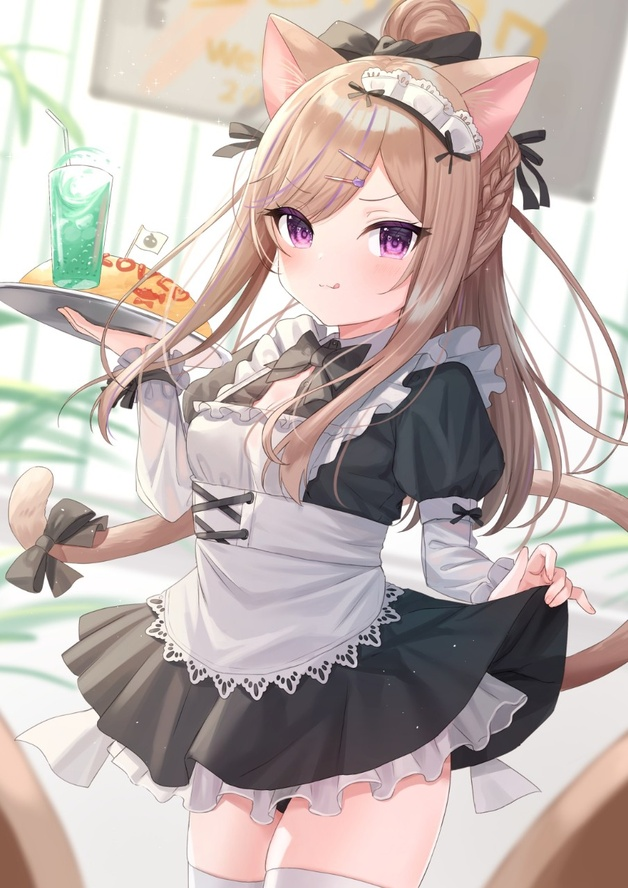
#> input picture 【练习测试】OpenCV/输入图片/2.jpg, 628 x 888 px, shrunk from 905 x 1279 before the run; its folder holds 4 pictures in this run
$ python '傅里叶变换.py'
#> lines starting #> are read from the running program, lines starting #| are printed output that depends on the picture
import traceback
import os
import pathlib
import numpy
import cv2
import random
import PIL
import PIL.Image
import PIL.ImageDraw
import PIL.ImageFont


nextline = lambda :print("")
def pause():
	nextline()
	os.system("pause")
def printshift(obj,n: int):
	间隔 = "\t" * n
	分行 = "\n" + 间隔
	if(not(isinstance(obj,str))):
		obj = repr(obj)
	print(间隔 + 分行.join(obj.split("\n")))

输入图片文件夹 = None
输出图片文件夹 = None

def main():
	图片路径 = pathlib.Path()
	# 路径为 pathlib.Path
	try:
		图片路径 = random.sample(tuple(输入图片文件夹.iterdir())[:-1],1)[0]
	# 路径为 str
	except AttributeError:
		try:
			图片路径 = pathlib.Path(random.sample(os.listdir(输入图片文件夹),1)[0])
		except:
			raise FileNotFoundError("未找到文件夹“{}”".format(输入图片文件夹))
	except FileNotFoundError:
		raise FileNotFoundError("未找到文件夹“{}”".format(输入图片文件夹))
	except:
		raise Exception("未知错误")
	print("获取图片    “{}”".format(图片路径))
	print()

	图片文件内容 = numpy.fromfile(图片路径,dtype=numpy.uint8)
	图片数据 = cv2.imdecode(图片文件内容, flags = cv2.IMREAD_COLOR)
#> 图片数据 is the input picture: shape (888, 628, 3); mean B, G, R 175.4, 179.6, 192.3
	图片长 = 图片数据.shape[1]
#> 图片长 = 628
	图片宽 = 图片数据.shape[0]
#> 图片宽 = 888
	对角线长 = numpy.sqrt(图片长*图片长+图片宽*图片宽)
#> 对角线长 = 1087.6
	print("图片数据：",type(图片数据),图片数据.shape,图片数据.dtype)
#| 图片数据： <class 'numpy.ndarray'> (888, 628, 3) uint8
	cv2.imshow("original",图片数据)
	cv2.waitKey()
	cv2.destroyAllWindows()

	蓝色数据, 绿色数据, 红色数据 = cv2.split(图片数据)
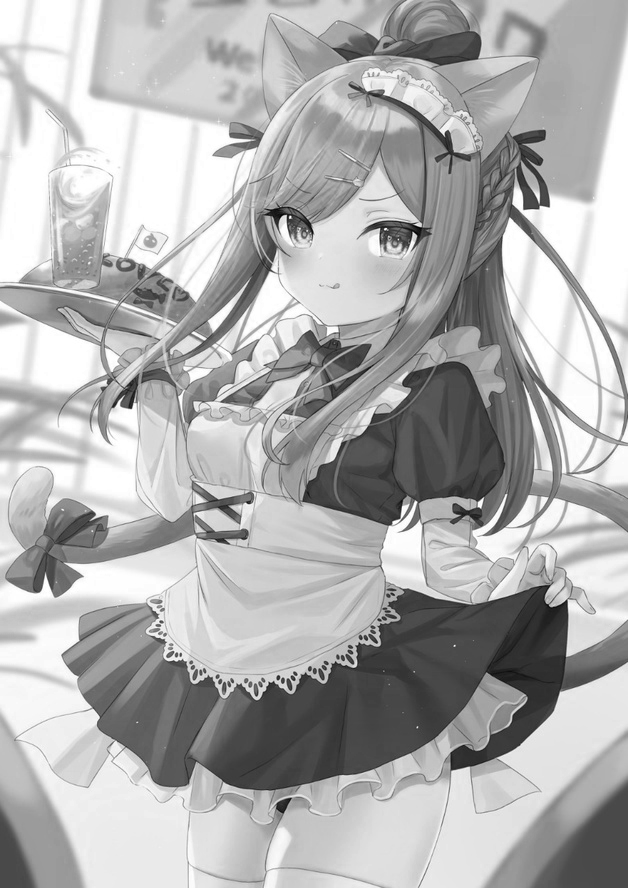
#> 蓝色数据: shape (888, 628); min 0, max 255, mean 175.4
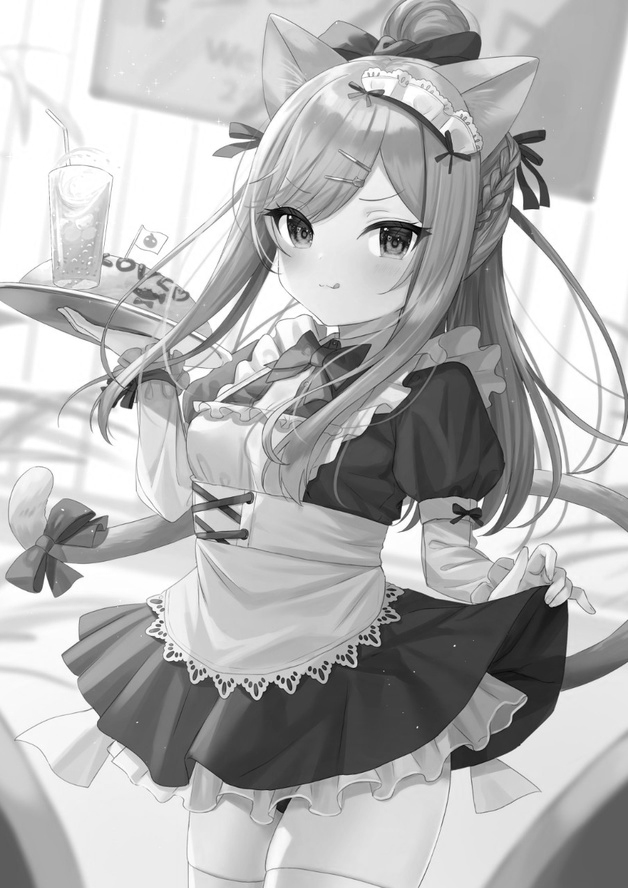
#> 绿色数据: shape (888, 628); min 0, max 255, mean 179.6
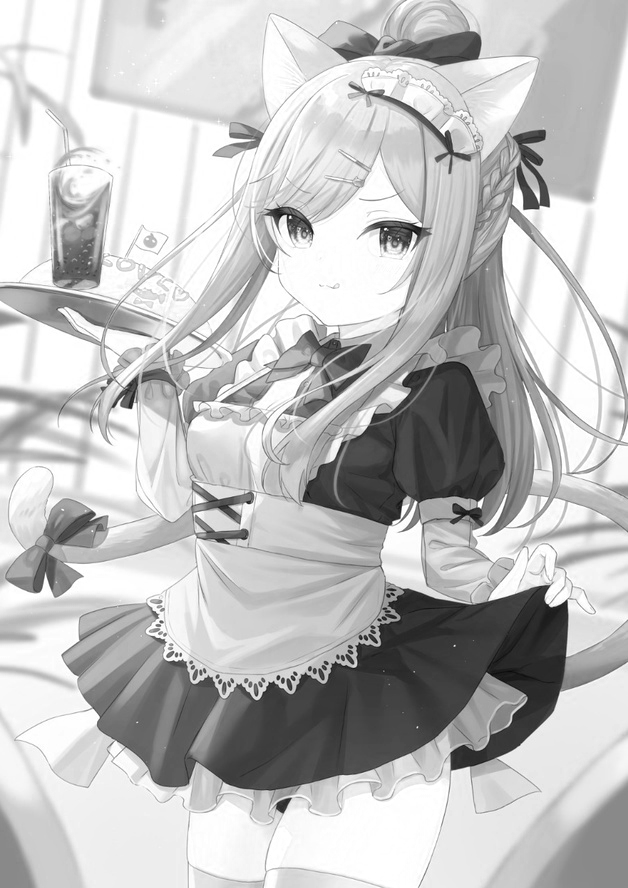
#> 红色数据: shape (888, 628); min 10, max 255, mean 192.3
	蓝色float数据 = numpy.asarray(蓝色数据, dtype="float")
	红色float数据 = numpy.asarray(红色数据, dtype="float")
	绿色float数据 = numpy.asarray(绿色数据, dtype="float")

	傅里叶变换数据_蓝色 = numpy.fft.fftshift(cv2.dft(蓝色float数据, flags=cv2.DFT_COMPLEX_OUTPUT))
	傅里叶变换数据_红色 = numpy.fft.fftshift(cv2.dft(红色float数据, flags=cv2.DFT_COMPLEX_OUTPUT))
	傅里叶变换数据_绿色 = numpy.fft.fftshift(cv2.dft(绿色float数据, flags=cv2.DFT_COMPLEX_OUTPUT))

	print("傅里叶变换数据_蓝色：",type(傅里叶变换数据_蓝色), 傅里叶变换数据_蓝色.shape)
#| 傅里叶变换数据_蓝色： <class 'numpy.ndarray'> (888, 628, 2)
	print("傅里叶变换数据_红色：",type(傅里叶变换数据_红色), 傅里叶变换数据_红色.shape)
#| 傅里叶变换数据_红色： <class 'numpy.ndarray'> (888, 628, 2)
	print("傅里叶变换数据_绿色：",type(傅里叶变换数据_绿色), 傅里叶变换数据_绿色.shape)
#| 傅里叶变换数据_绿色： <class 'numpy.ndarray'> (888, 628, 2)

	cv2.imshow("blue  real",    傅里叶变换数据_蓝色[:,:,0])
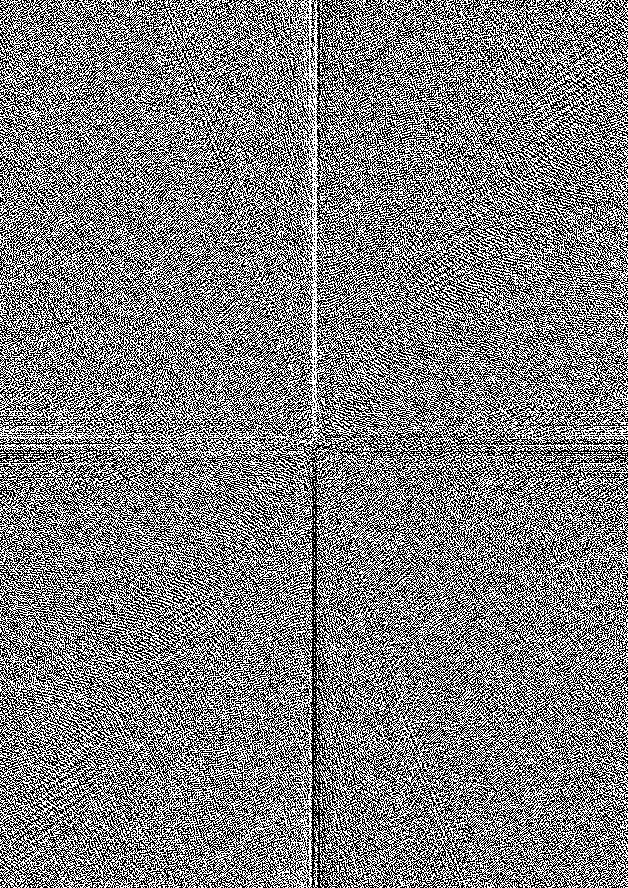
#> window 'blue  real': shape (888, 628); min 0, max 255, mean 127.5
	cv2.imshow("red   real",    傅里叶变换数据_红色[:,:,0])
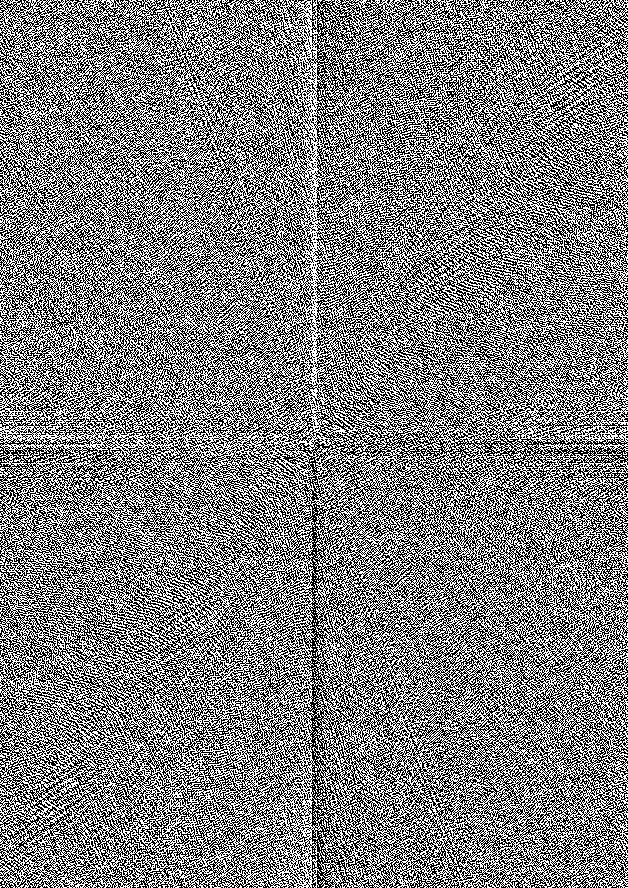
#> window 'red   real': shape (888, 628); min 0, max 255, mean 127.5
	cv2.imshow("green real",    傅里叶变换数据_绿色[:,:,0])
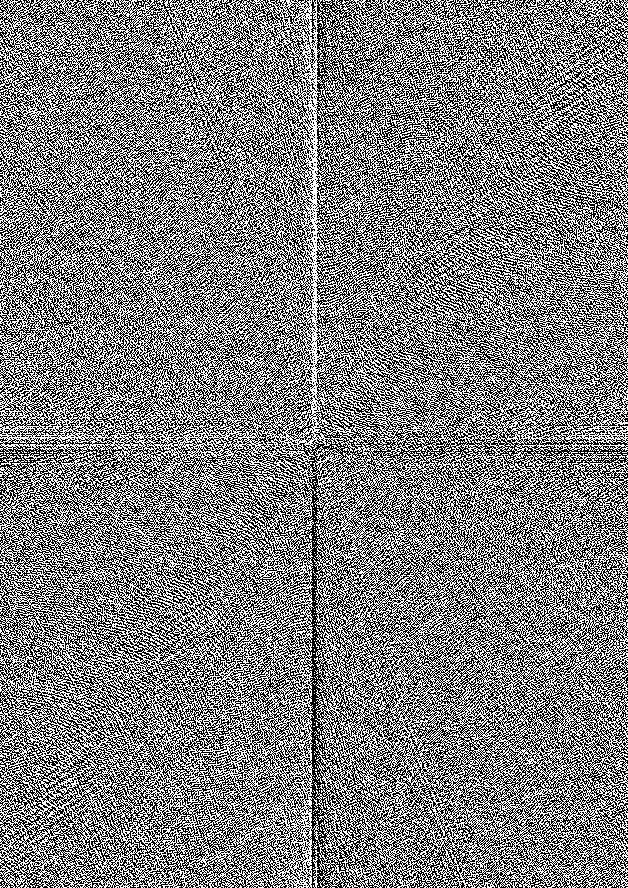
#> window 'green real': shape (888, 628); min 0, max 255, mean 127.5
	cv2.waitKey()
	cv2.destroyAllWindows()

	# [7 lines of commented-out code are left out]


if __name__ == "__main__":
	try:
		输入图片文件夹 = pathlib.Path(__file__).parents[1] / "输入图片"
		输出图片文件夹 = pathlib.Path(__file__).parents[1] / "输出图片"
		main()
		print()
	except:
		traceback.print_exc()
		print()
	finally:
		os.system("pause")
		print()
		print()


# [23 lines of commented-out code are left out]
